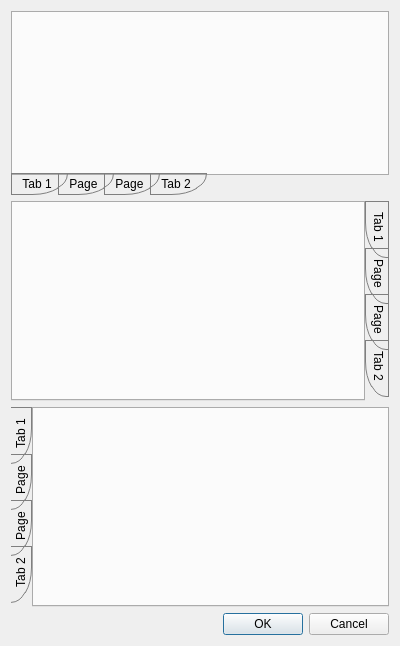
<ui version="4.0" >
 <class>Dialog</class>
 <widget class="QDialog" name="Dialog" >
  <property name="geometry" >
   <rect>
    <x>0</x>
    <y>0</y>
    <width>400</width>
    <height>646</height>
   </rect>
  </property>
  <property name="windowTitle" >
   <string>Dialog</string>
  </property>
  <layout class="QVBoxLayout" >
   <item>
    <widget class="QTabWidget" name="tabWidget_2" >
     <property name="styleSheet" >
      <string>
QTabBar::tab:bottom {
	
	min-width: 15px;
	padding: 3px 15px 3px 10px;
	border: 1px solid  #7f7f7f;
	
	background: qlineargradient(x1: 0, y1: 1, x2: 0,y2: 0, 
								stop: .3  #FFFFFF, stop: 1 #909090);
	border-bottom-right-radius: 35px 21px;
	
}
QTabBar::tab:left {
	padding: 10px 3px 15px 3px;
	border: 1px solid  #7f7f7f;
	border-left-width: 0px;
	background: qlineargradient(x1: 1, y1: 0, x2: 0,y2: 0, 
								stop: .3  #FFFFFF, stop: 1 #909090);
	border-bottom-right-radius: 21px 35px;
	margin-right: 2px;
}
QTabBar:right {subcontrol-origin: padding;}
QTabBar::tab:right {
	padding: 10px 3px 15px 5px;
	border: 1px solid  #7f7f7f;
	background: qlineargradient(x1: 0, y1: 0, x2: 1,y2: 0, 
								stop: .3  #FFFFFF, stop: 1 #909090);
	border-bottom-left-radius: 21px 35px;
	margin-left: 2px;
}
QTabBar::tab:bottom:!last { margin-right: -10px;}
QTabBar::tab:left:!last { margin-bottom: -10px;}
QTabBar::tab:right:!last { margin-bottom: -10px;}

QTabBar::tab:bottom:selected {
	background: qlineargradient(x1: 0, y1: 1, x2: 0,y2: 0, 
							stop: .3  #CFCFCF, stop: 1 #FFFFFF);
}
QTabBar::tab:left:selected {
	background: qlineargradient(x1: 1, y1: 0, x2: 0,y2: 0, 
							stop: .3  #DFDFDF, stop: 1 #F0F0F0);
}
QTabBar::tab:right:selected {
	background: qlineargradient(x1: 0, y1: 0, x2: 1,y2: 0, 
							stop: .3  #DFDFDF, stop: 1 #F0F0F0);
}


</string>
     </property>
     <property name="tabPosition" >
      <enum>QTabWidget::South</enum>
     </property>
     <property name="currentIndex" >
      <number>3</number>
     </property>
     <widget class="QWidget" name="tab_5" >
      <attribute name="title" >
       <string>Tab 1</string>
      </attribute>
     </widget>
     <widget class="QWidget" name="tab_6" >
      <attribute name="title" >
       <string>Page</string>
      </attribute>
     </widget>
     <widget class="QWidget" name="tab_7" >
      <attribute name="title" >
       <string>Page</string>
      </attribute>
     </widget>
     <widget class="QWidget" name="tab_8" >
      <attribute name="title" >
       <string>Tab 2</string>
      </attribute>
     </widget>
    </widget>
   </item>
   <item>
    <widget class="QTabWidget" name="tabWidget_3" >
     <property name="styleSheet" >
      <string>
QTabBar::tab:bottom {
	
	min-width: 15px;
	padding: 3px 15px 3px 10px;
	border: 1px solid  #7f7f7f;
	
	background: qlineargradient(x1: 0, y1: 1, x2: 0,y2: 0, 
								stop: .3  #FFFFFF, stop: 1 #909090);
	border-bottom-right-radius: 35px 21px;
	
}
QTabBar::tab:left {
	padding: 10px 3px 15px 3px;
	border: 1px solid  #7f7f7f;
	border-left-width: 0px;
	background: qlineargradient(x1: 1, y1: 0, x2: 0,y2: 0, 
								stop: .3  #FFFFFF, stop: 1 #909090);
	border-bottom-right-radius: 21px 35px;
	margin-right: 2px;
}
QTabBar:right {subcontrol-origin: padding;}
QTabBar::tab:right {
	padding: 10px 3px 15px 5px;
	border: 1px solid  #7f7f7f;
	background: qlineargradient(x1: 0, y1: 0, x2: 1,y2: 0, 
								stop: .3  #FFFFFF, stop: 1 #909090);
	border-bottom-left-radius: 21px 35px;
	margin-left: 2px;
}
QTabBar::tab:bottom:!last { margin-right: -10px;}
QTabBar::tab:left:!last { margin-bottom: -10px;}
QTabBar::tab:right:!last { margin-bottom: -10px;}

QTabBar::tab:bottom:selected {
	background: qlineargradient(x1: 0, y1: 1, x2: 0,y2: 0, 
							stop: .3  #CFCFCF, stop: 1 #FFFFFF);
}
QTabBar::tab:left:selected {
	background: qlineargradient(x1: 1, y1: 0, x2: 0,y2: 0, 
							stop: .3  #DFDFDF, stop: 1 #F0F0F0);
}
QTabBar::tab:right:selected {
	background: qlineargradient(x1: 0, y1: 0, x2: 1,y2: 0, 
							stop: .3  #DFDFDF, stop: 1 #F0F0F0);
}


</string>
     </property>
     <property name="tabPosition" >
      <enum>QTabWidget::East</enum>
     </property>
     <property name="currentIndex" >
      <number>3</number>
     </property>
     <widget class="QWidget" name="tab_9" >
      <attribute name="title" >
       <string>Tab 1</string>
      </attribute>
     </widget>
     <widget class="QWidget" name="tab_10" >
      <attribute name="title" >
       <string>Page</string>
      </attribute>
     </widget>
     <widget class="QWidget" name="tab_11" >
      <attribute name="title" >
       <string>Page</string>
      </attribute>
     </widget>
     <widget class="QWidget" name="tab_12" >
      <attribute name="title" >
       <string>Tab 2</string>
      </attribute>
     </widget>
    </widget>
   </item>
   <item>
    <widget class="QTabWidget" name="tabWidget" >
     <property name="styleSheet" >
      <string>
QTabBar::tab:bottom {
	
	min-width: 15px;
	padding: 3px 15px 3px 10px;
	border: 1px solid  #7f7f7f;
	
	background: qlineargradient(x1: 0, y1: 1, x2: 0,y2: 0, 
								stop: .3  #FFFFFF, stop: 1 #909090);
	border-bottom-right-radius: 35px 21px;
	
}
QTabBar::tab:left {
	padding: 10px 3px 15px 3px;
	border: 1px solid  #7f7f7f;
	border-left-width: 0px;
	background: qlineargradient(x1: 1, y1: 0, x2: 0,y2: 0, 
								stop: .3  #FFFFFF, stop: 1 #909090);
	border-bottom-right-radius: 21px 35px;
	margin-right: 2px;
}
QTabBar:right {subcontrol-origin: padding;}
QTabBar::tab:right {
	padding: 10px 3px 15px 5px;
	border: 1px solid  #7f7f7f;
	background: qlineargradient(x1: 0, y1: 0, x2: 1,y2: 0, 
								stop: .3  #FFFFFF, stop: 1 #909090);
	border-bottom-left-radius: 21px 35px;
	margin-left: 2px;
}
QTabBar::tab:bottom:!last { margin-right: -10px;}
QTabBar::tab:left:!last { margin-bottom: -10px;}
QTabBar::tab:right:!last { margin-bottom: -10px;}

QTabBar::tab:bottom:selected {
	background: qlineargradient(x1: 0, y1: 1, x2: 0,y2: 0, 
							stop: .3  #CFCFCF, stop: 1 #FFFFFF);
}
QTabBar::tab:left:selected {
	background: qlineargradient(x1: 1, y1: 0, x2: 0,y2: 0, 
							stop: .3  #DFDFDF, stop: 1 #F0F0F0);
}
QTabBar::tab:right:selected {
	background: qlineargradient(x1: 0, y1: 0, x2: 1,y2: 0, 
							stop: .3  #DFDFDF, stop: 1 #F0F0F0);
}


</string>
     </property>
     <property name="tabPosition" >
      <enum>QTabWidget::West</enum>
     </property>
     <property name="currentIndex" >
      <number>3</number>
     </property>
     <widget class="QWidget" name="tab" >
      <attribute name="title" >
       <string>Tab 1</string>
      </attribute>
     </widget>
     <widget class="QWidget" name="tab_4" >
      <attribute name="title" >
       <string>Page</string>
      </attribute>
     </widget>
     <widget class="QWidget" name="tab_3" >
      <attribute name="title" >
       <string>Page</string>
      </attribute>
     </widget>
     <widget class="QWidget" name="tab_2" >
      <attribute name="title" >
       <string>Tab 2</string>
      </attribute>
     </widget>
    </widget>
   </item>
   <item>
    <widget class="QDialogButtonBox" name="buttonBox" >
     <property name="orientation" >
      <enum>Qt::Horizontal</enum>
     </property>
     <property name="standardButtons" >
      <set>QDialogButtonBox::Cancel|QDialogButtonBox::NoButton|QDialogButtonBox::Ok</set>
     </property>
    </widget>
   </item>
  </layout>
 </widget>
 <resources/>
 <connections>
  <connection>
   <sender>buttonBox</sender>
   <signal>accepted()</signal>
   <receiver>Dialog</receiver>
   <slot>accept()</slot>
   <hints>
    <hint type="sourcelabel" >
     <x>248</x>
     <y>254</y>
    </hint>
    <hint type="destinationlabel" >
     <x>157</x>
     <y>274</y>
    </hint>
   </hints>
  </connection>
  <connection>
   <sender>buttonBox</sender>
   <signal>rejected()</signal>
   <receiver>Dialog</receiver>
   <slot>reject()</slot>
   <hints>
    <hint type="sourcelabel" >
     <x>316</x>
     <y>260</y>
    </hint>
    <hint type="destinationlabel" >
     <x>286</x>
     <y>274</y>
    </hint>
   </hints>
  </connection>
 </connections>
</ui>
